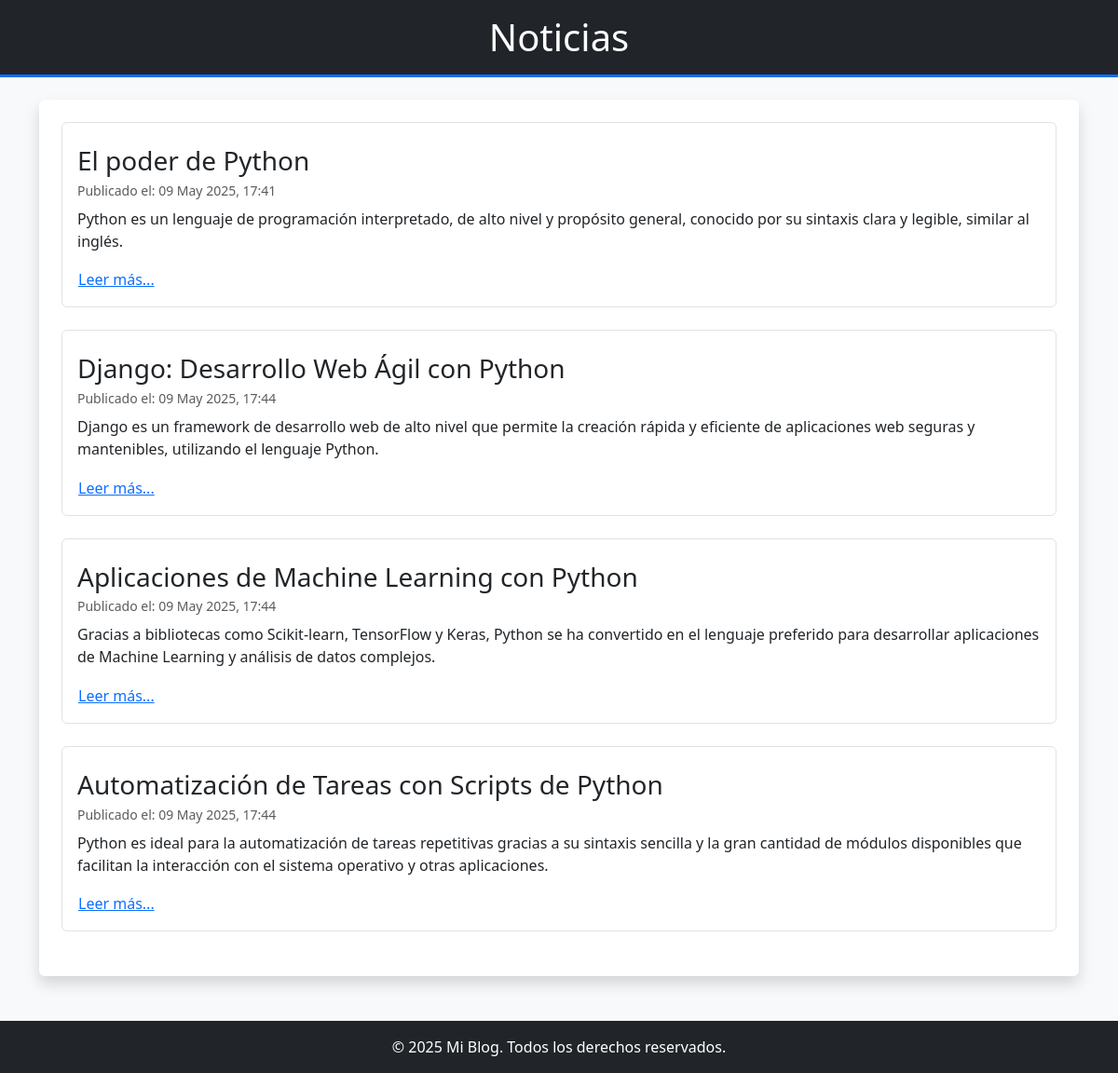
Screenshot of /blog/ with the database file from the repository.
### blog/models.py (models this page shows, shortened)
class Post(models.Model):
    titulo = models.CharField(max_length=100)
    contenido = models.TextField(max_length=500)
    fecha_publicacion = models.DateTimeField(auto_now_add=True)

### blog/views.py (the view)
# urls.py: path('blog/', include('blog.urls'), name="post_list"),
def post_list(request):
    post_list = Post.objects.all()
    return render(request, 'blog/post_list.html', context={"posts": post_list})

### blog/templates/blog/post_list.html (shortened to what this page needs)
<!DOCTYPE html>
<html lang="es">
<head>
    <link href="https://cdn.jsdelivr.net/npm/bootstrap@5.3.3/dist/css/bootstrap.min.css" rel="stylesheet">
</head>
<body class="bg-light">
    <header class="bg-dark text-white py-3 text-center border-bottom border-primary border-3">
        <h1 class="my-0 fs-1">Noticias</h1>
    </header>
    <div class="container mt-4 mb-5">
        <div class="bg-white shadow p-4 rounded">
            {% if posts %}
                {% for post in posts %}
                    <article class="card mb-4 border rounded">
                        <div class="card-body">
                            <h2 class="card-title fs-4 mt-0">
                                <h3>{{ post.titulo }}</h3>
                            </h2>
                            <p class="card-subtitle small text-muted mb-2">
                                Publicado el: {{ post.fecha_publicacion|date:"d M Y, H:i" }}
                            </p>
                            <div class="card-text mb-3">
                                {{ post.contenido|truncatewords:50|linebreaks }}
                            </div>
                            <a href="https://www.coderhouse.com/" class="btn btn-link text-primary p-0">Leer más...</a>
                        </div>
                    </article>
                {% endfor %}
            {% else %}
                <p class="text-center p-5 text-secondary">Aún no hay posts en el blog. ¡Vuelve pronto!</p>
            {% endif %}
        </div>
    </div>
    <footer class="bg-dark text-white py-3 text-center mt-5">
        <p class="mb-0">&copy; {% now "Y" %} Mi Blog. Todos los derechos reservados.</p>
    </footer>
</body>
</html>

### rows the page displays
Post: titulo "El poder de Python", fecha_publicacion "09 May 2025, 17:41", contenido "Python es un lenguaje de programación interpretado, de alto nivel y propósito general, conocido por su sintaxis clara y legible, similar al inglés."
Post: titulo "Django: Desarrollo Web Ágil con Python", fecha_publicacion "09 May 2025, 17:44", contenido "Django es un framework de desarrollo web de alto nivel que permite la creación rápida y eficiente de aplicaciones web seguras y mantenibles, utilizando el lenguaje Python."
Post: titulo "Aplicaciones de Machine Learning con Python", fecha_publicacion "09 May 2025, 17:44", contenido "Gracias a bibliotecas como Scikit-learn, TensorFlow y Keras, Python se ha convertido en el lenguaje preferido para desarrollar aplicaciones de Machine Learning y análisis de datos complejos."
Post: titulo "Automatización de Tareas con Scripts de Python", fecha_publicacion "09 May 2025, 17:44", contenido "Python es ideal para la automatización de tareas repetitivas gracias a su sintaxis sencilla y la gran cantidad de módulos disponibles que facilitan la interacción con el sistema operativo y otras aplicaciones."
